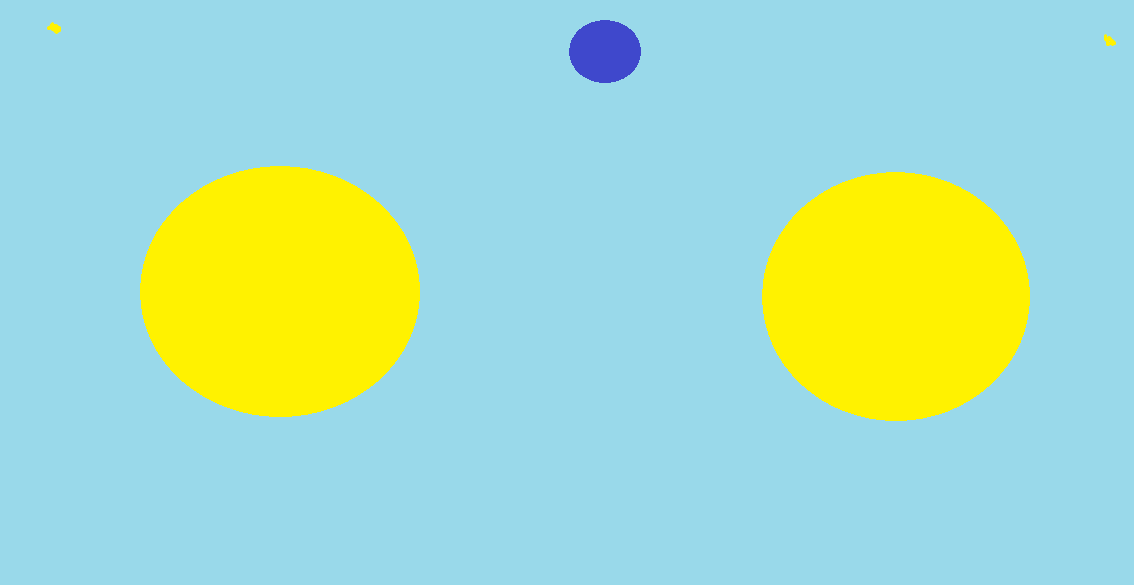
#> input picture test2.jpg, 1134 x 585 px
$ python mashin.py
#> lines starting #> are read from the running program, lines starting #| are printed output that depends on the picture; after the words box and inside, x2 and y2 are one past the last pixel; in counts of white or black regions, pixels touching at a corner belong together
# Very often, images are treated as an array of RGB pixels. Although this idea appears
# to be relatively intuitive, it is not optimal for the problem we have to solve.
# In RGB, the color of a pixel is determined by the saturation of red, green and blue.
# Thus, choosing a range of shades of the same color becomes not the easiest task.
# Things are different with the HSV format. This color scheme is determined by three components:
# Hue - color tone;
# Saturation - saturation;
# Value - brightness.
# In the HSV scheme, the base color can be selected using the Hue component (for example, red, orange, etc.).
# The other two components allow you to adjust the saturation and brightness of the base color,
# making it more saturated or dull, lighter or darker.
# These properties of HSV make it easy to define ranges that can capture areas of the desired color and its shades.

import cv2
import numpy as np
from matplotlib import pyplot as plt

# создается объект с именем image куда помещается изображение test2
# используется библиотека CV2 (opencv) метод imread, он загружает изображение
# в объект
# 1. Файл с изображением помещени в папку с проектом
# 2 указать полный путь до изоражения
image = cv2.imread("test2.jpg")
#> image is the input picture: shape (585, 1134, 3); mean B, G, R 195.9, 220.3, 169.1
# создание окна для вывода изображния "original" подпись окна
cv2.imshow("original", image)
# Выводи изображение и ожидам нажатия любой клавиши
cv2.waitKey(0)
cv2.destroyAllWindows()      ##### закрываем окно

#dst = cv2.fastNlMeansDenoisingColored(image , None, 10, 10, 7, 15)

#cv2.imshow("shum", dst)
# Выводи изображение и ожидам нажатия любой клавиши
#cv2.waitKey(0)


# Создаем объект blurred_image и применяю Гаусов фильтр размытия
blurred_image = cv2.GaussianBlur(image, (5, 5), 0)
#  создание окна для вывода изображния "blurred" подпись окна
cv2.imshow("blurred", blurred_image)
# Выводи изображение и ожидам нажатия любой клавиши
cv2.waitKey(0)
cv2.destroyAllWindows()      ##### закрываем окно

# Конвертирует цветовую палитру размытого изображения
# из RGB->HSV (RGB convet HSV)
# библиотеке opencv удобнее работать с цветовой палитной HSV
hsv_image = cv2.cvtColor(blurred_image, cv2.COLOR_BGR2HSV)
#> hsv_image: shape (585, 1134, 3); mean H, S, V 85, 115.2, 237.1
#  создание окна для вывода изображния "hsv" подпись окна
cv2.imshow("hsv", hsv_image)
# Выводи изображение и ожидам нажатия любой клавиши
cv2.waitKey(0)
cv2.destroyAllWindows()      ##### закрываем окно

# Создаем верхнию и нижнию границу цветов
hsv_min = np.array((25, 25, 25), np.uint8)  # Нижняя граница зеленого
hsv_max = np.array((28, 255, 255), np.uint8)  # Верхняя граница зеленого

# Создаем объект "green_mask"  в него сохраняем результат
# применения маски зеленого цвета
green_mask = cv2.inRange(hsv_image, hsv_min, hsv_max)
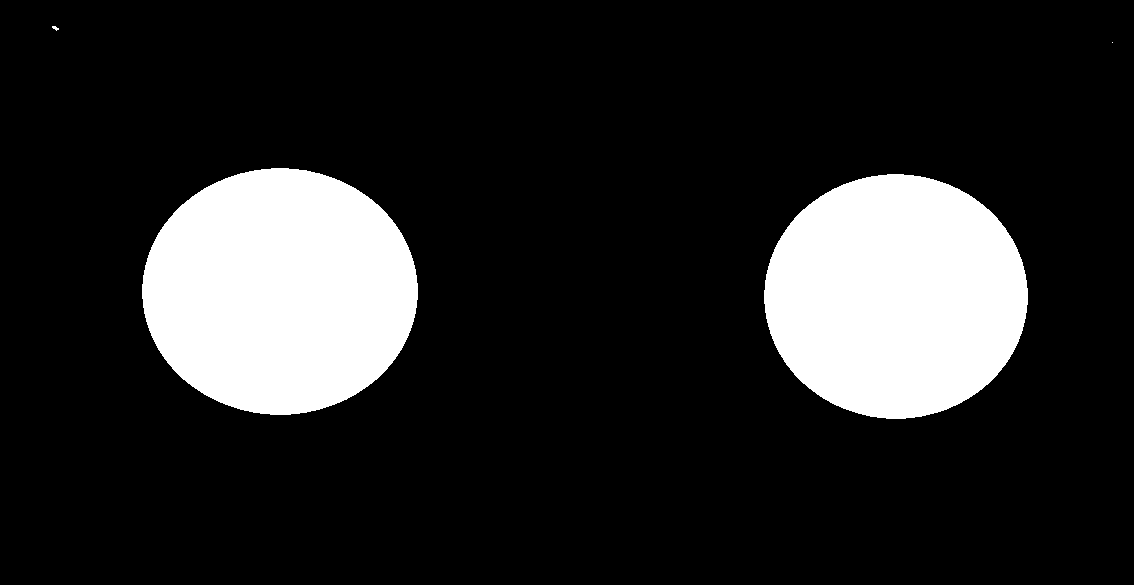
#> green_mask: shape (585, 1134); 15.7% white; 4 white regions (1 under 20 px), largest, box (x1, y1, x2, y2) and area: (142, 168, 418, 415) 53333, (764, 174, 1028, 419) 50603, (52, 26, 59, 31) 20
#  создание окна для вывода изображния "mask" подпись окна
cv2.imshow("mask", green_mask)
# Выводи изображение и ожидам нажатия любой клавиши
cv2.waitKey(0)
cv2.destroyAllWindows()      ##### закрываем окно


thresh = cv2.adaptiveThreshold(green_mask, 255, cv2.ADAPTIVE_THRESH_MEAN_C, cv2.THRESH_BINARY, 11, 2)
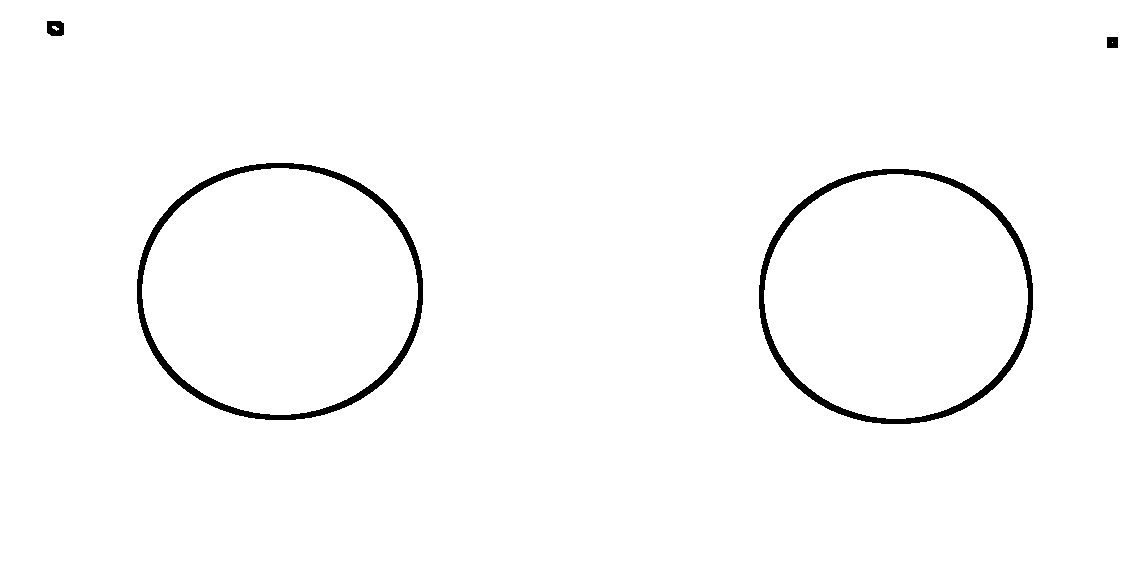
#> thresh: shape (585, 1134); 98.4% white; 4 black regions
cv2.imshow('Threshold Image', thresh)
cv2.waitKey(0)
cv2.destroyAllWindows()

# применяем метод findContours находим все контура согласно применной маски
#                              указываем копию маски; алгорим поиска контуров; алгорим апроксимация конутров
contours, hierarchy = cv2.findContours(green_mask.copy(), cv2.RETR_TREE, cv2.CHAIN_APPROX_SIMPLE)
#> contours = 4 contours, 2 with area under 20; largest, box (x1, y1, x2, y2) and area: (142, 168, 418, 415) 52963, (764, 174, 1028, 419) 50243

# [6 lines of commented-out code are left out]
sorted_contur = sorted(contours, key=cv2.contourArea, reverse=True)
#> sorted_contur has the same summary as contours

# определяем кооридина 0 конутра верхнего левого угла контура и его размервы ширену и высоту
print ("Количество контуров")
print (len(sorted_contur))
#| 4
# contours = contours[0] if len(contours) == 2 else contours[1]
for c in sorted_contur:
    x, y, w, h, = cv2.boundingRect(c)
    print(x, y, w, h)
    # рисую окружность по указанным кооридинатам
    cv2.circle(image,(x,y),10,(255,0,0),-1)
    # # Находим и рисуем точку в центре объета (изображения)
    cv2.circle(image,(int (x+w/2),int (y+h/2)),1, (0,0,255), 3)
#> this loop made 4 passes
#> (x, y, w, h) on passes 1 to 4: (142, 168, 276, 247), (764, 174, 264, 245), (52, 26, 7, 5), (1112, 42, 1, 1)
#| 142 168 276 247
#| 764 174 264 245
#| 52 26 7 5
#| 1112 42 1 1
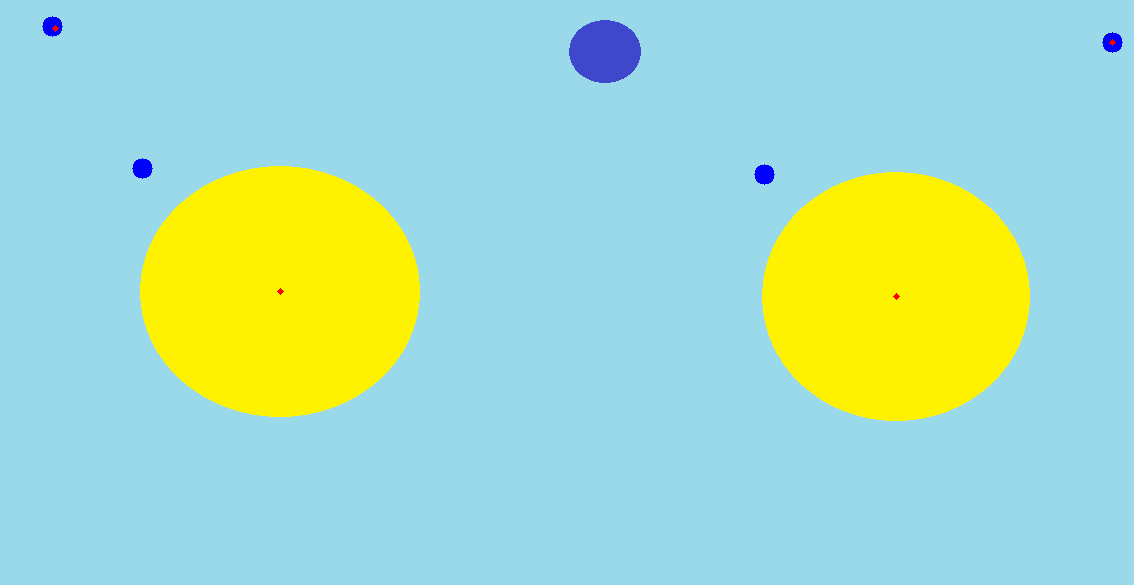
#> image: shape (585, 1134, 3); 0.2% of pixels changed, all inside (x1, y1, x2, y2) = (42, 16, 1123, 300)
# обводим все найденные контуры
cv2.drawContours(image, sorted_contur, -1, (255, 0, 0), 1, cv2.LINE_AA, hierarchy, 1)
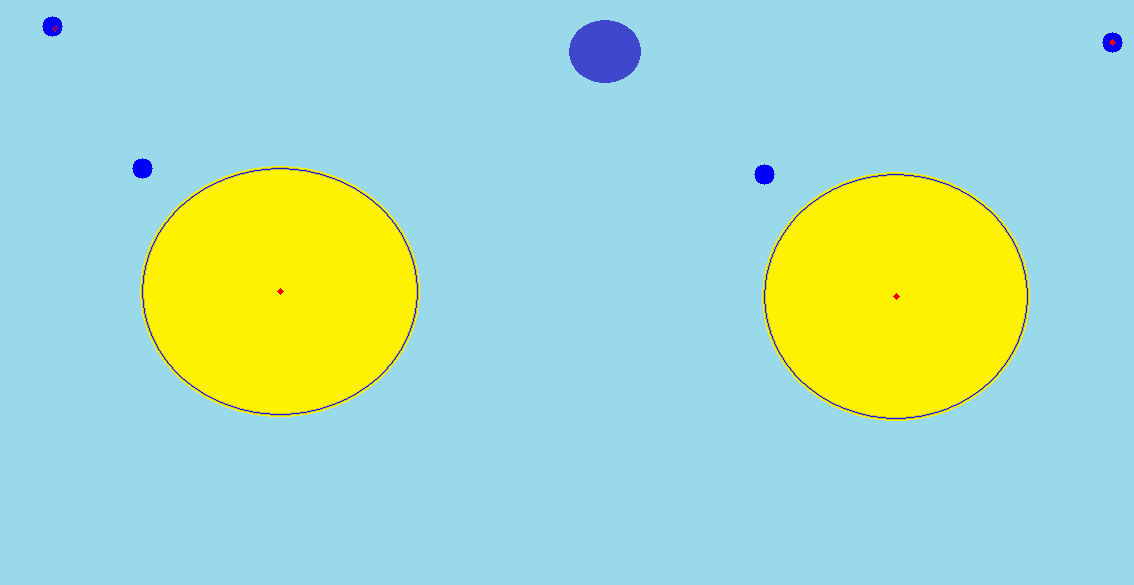
#> image: shape (585, 1134, 3); 0.66% of pixels changed, all inside (x1, y1, x2, y2) = (52, 25, 1113, 420)
# определяем кооридинаты и размеры 1 конутра
# x, y, w, h, = cv2.boundingRect(sorted_contur[1])
# print(x, y, w, h)
# Обвожу 1 конут прямоуголиников
#cv2.rectangle(image, (x,y), (int(x+w), int(y+h)),(0,0,255),6)
#  cv2.drawContours(image, sorted_contur, -1, (255, 0, 0), 1, cv2.LINE_AA, hierarchy, 1)


# # Create a window. Output image. Signing the window
cv2.imshow('contours', image)
# # Wait for the button to be pressed to move to the next command
cv2.waitKey(0)
cv2.destroyAllWindows()
